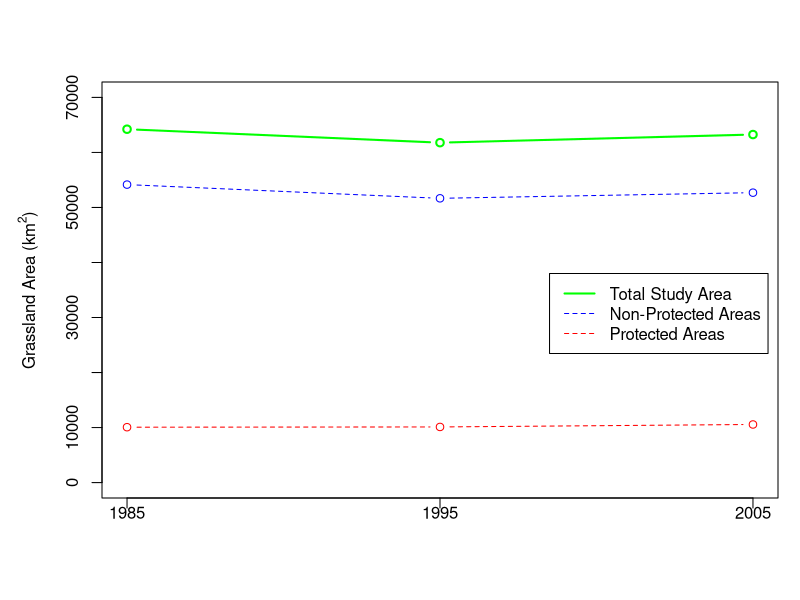

Reproduce this figure in R.
year <- c(1985,1995,2005)
y1 <- c(64220, 61776, 63252)
y2 <- c(10066, 10113, 10562)
y3 <- c(54154, 51662, 52689)

par(mar=c(5,5,4,1)+.1)

{
plot(1,type='n',xlim=c(1,3),ylim=c(0,70000),xlab="", ylab = expression(paste("Grassland Area (km"^"2",")")), xaxt="n")
xtick<-seq(1, 3, by=1)
axis(side=1, at=xtick, labels = FALSE)
text(x=xtick,  labels= c("1985", "1995", "2005"), 
     par("usr")[3], srt = 0, pos = 1, xpd = TRUE)


lines(y1, type="b", col="green",lwd=2)
lines(y2, type="b", lty=2, col="red")
lines(y3, type="b", lty=2, col="blue")

legend(2.35, 38000,legend=c("Total Study Area","Non-Protected Areas", 
                            "Protected Areas"), col=c("green","blue", "red"), lty=c(1,2,2), lwd=c(2,1,1))
}






